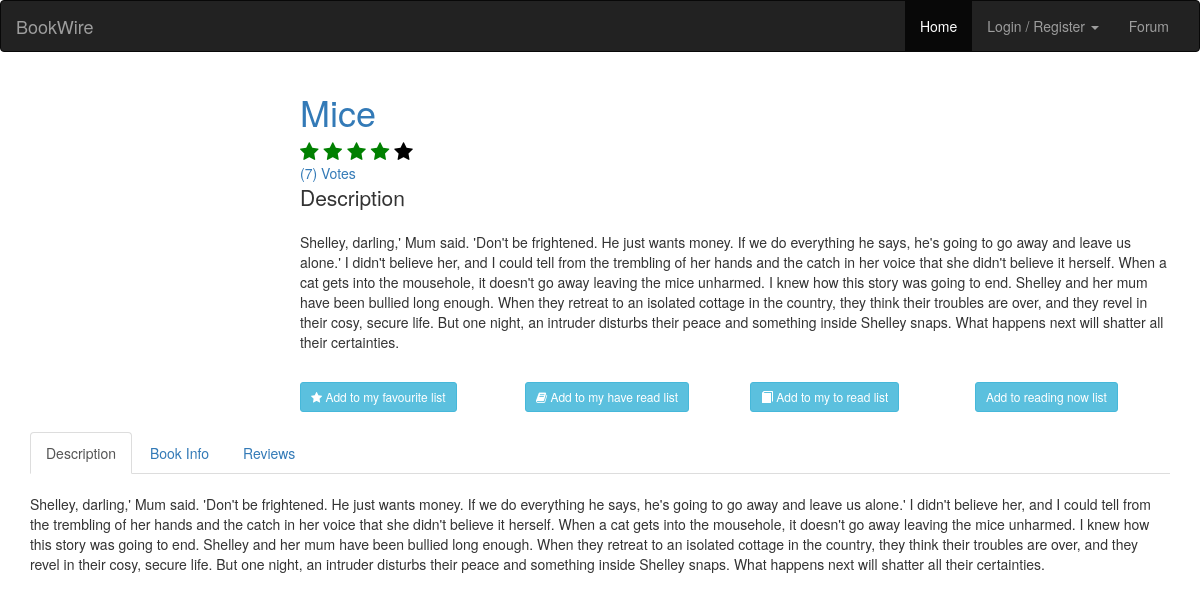
Screenshot of /book/bookinstance/9781459612853 with the database file from the repository.
### book/models.py (models this page shows, shortened)
class Book(models.Model):
	uid = models.CharField(max_length=64)
	title =  models.CharField(max_length=1024)
	authors = models.CharField(max_length=1024)
	publisher = models.CharField(max_length=1024)
	published_date = models.CharField(max_length=32)
	description = models.CharField(max_length=8192)
	isbn_13 = models.CharField(max_length=32)
	isbn_10 = models.CharField(max_length=32)
	genre = models.CharField(max_length=1024)
	average_rating = models.FloatField()
	ratings_count = models.IntegerField()
	thumbnail = models.CharField(max_length=1024)
	favourites = models.ManyToManyField(User, related_name='favourites')
	readingnow = models.ManyToManyField(User, related_name='readingnow')
	toread = models.ManyToManyField(User, related_name='toread')
	haveread = models.ManyToManyField(User, related_name='haveread')

### book/views.py (the view, shortened to what this page needs)
# urls.py: path('bookinstance/<slug:isbn_13>', views.bookinstance, name='bookinstance'),
@csrf_exempt
def bookinstance(request,isbn_13):
	Review.objects.all().delete()
	try:
		book = Book.objects.get(isbn_13=isbn_13)
		reviews = Review.objects.filter(book=book).order_by('-created_at')
	except Book.DoesNotExist:
		return redirect("book:mainpage")
	context = {"book": book, "reviews": reviews}
	return render(request, "bookpage.html", context)

### book/templates/bookpage.html (shortened to what this page needs)
{% extends "account_base.html" %}
{% load staticfiles %}
{% block content %}
<div class="container">
    <div class="row">
        <div class="col-sm-2 hidden-xs">
        </div>
        <div class="col-sm-10" style="padding-left: 90px;">
            <h1><a href="http://www.google.com/search?q={{book.title}}">{{book.title}}</a></h1>
            <div id="book-average-rating"></div>
            <a href="#">({{book.ratings_count}}) Votes</a>
            <div class="p-4">
                <p class="lead font-weight-bold">Description</p>
                <p>{{book.description}}</p>
            </div>
            <br>
            <div class="row">
                <div class="col-xs-6 col-sm-3">
                    {% if in_favourite_Book %}
                    <button type="button" class="btn btn-danger btn-sm" id="favourites" status="True"><i class="fa fa-star"></i> Remove from my favourites list</button>
                    {% else %}
                    <button type="button" class="btn btn-info btn-sm" id="favourites" status="False"><i class="fa fa-star"></i> Add to my favourite list</button>
                    {% endif %}
                </div>
                <div class="col-xs-6 col-sm-3">
                    {% if in_have_read_Book %}
                    <button type="button" class="btn btn-danger btn-sm" id="have-read" status="True"><i class="fa fa-book"></i> Remove from my have read list</button>
                    {% else %}
                    <button type="button" class="btn btn-info btn-sm" id="have-read" status="False"><i class="fa fa-book"></i> Add to my have read list</button>
                    {% endif %}
                </div>
                <div class="col-xs-6 col-sm-3">
                    {% if in_to_read_Book %}
                    <button type="button" class="btn btn-danger btn-sm" id="to-read" status="True"><i class="glyphicon glyphicon-book"></i> Remove from my to read list</button>
                    {% else %}
                    <button type="button" class="btn btn-info btn-sm" id="to-read" status="False"><i class="glyphicon glyphicon-book"></i> Add to my to read list</button>
                    {% endif %}
                </div>
                <div class="col-xs-6 col-sm-3">
                    {% if in_reading_Book %}
                    <button type="button" class="btn btn-danger btn-sm" id="reading-now" status="True"><i class='fas fa-book-open'></i> Remove from my reading now list</button>
                    {% else %}
                    <button type="button" class="btn btn-info btn-sm" id="reading-now" status="False"> Add to reading now list</button>
                    {% endif %}
                </div>
            </div>
        </div>
    </div>
    <br>
    <div class="row">
        <div class="col-md-12">
            <div class="tabbable-panel">
                <div class="tabbable-line">
                    <ul class="nav nav-tabs ">
                        <li class="active">
                            <a href="#tab_default_1" data-toggle="tab">Description</a>
                        </li>
                        <li>
                            <a href="#tab_default_2" data-toggle="tab">Book Info</a>
                        </li>
                        <li>
                            <a href="#tab_default_3" data-toggle="tab">Reviews</a>
                        </li>
                    </ul>
                    <div class="tab-content">
                        <div class="tab-pane active" id="tab_default_1">
                            <br>
                            <p>{{book.description}}</p>
                        </div>
                    </div>
                </div>
            </div>
        </div>
    </div>
</div><br><br>
{% endblock %}

### rows the page displays
Book: title "Mice", ratings_count "7", description "Shelley, darling,' Mum said. 'Don't be frightened. He just wants money. If we do everything he says, he's going to go away and leave us alone.' I didn't believe her, and I could tell from the trembling of her hands and the catch in her voice that she didn't believe it herself. When a cat gets into the mousehole, it doesn't go away leaving the mice unharmed. I knew how this story was going to end. Shelley and her mum have been bullied long enough. When they retreat to an isolated cottage in the country, they think their troubles are over, and they revel in their cosy, secure life. But one night, an intruder disturbs their peace and something inside Shelley snaps. What happens next will…"
